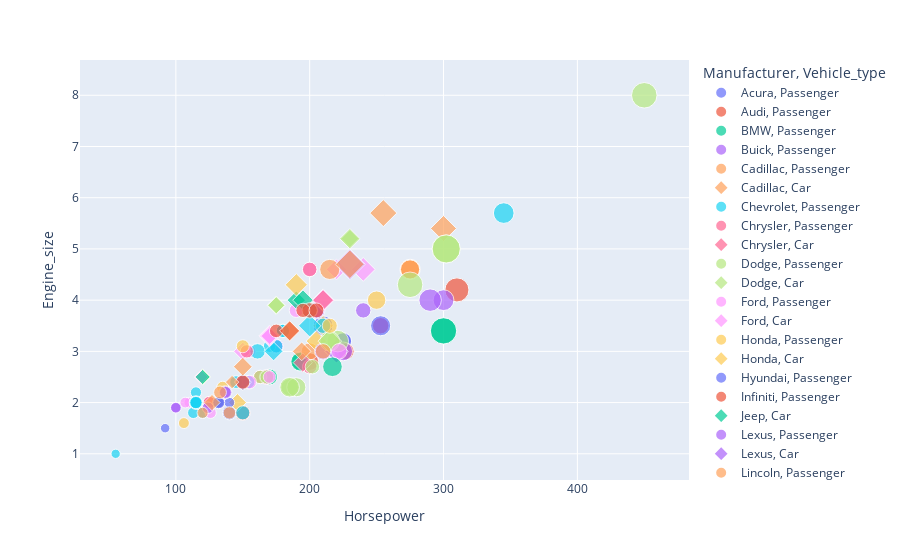

Notebook source saved alongside this figure:
### Code cell
px.scatter(df,x='Horsepower',y='Engine_size',color='Manufacturer',symbol='Vehicle_type',size='Price_in_thousands')

### Figure 1 — Plotly figure (JSON) as saved in the notebook; plotly's stock layout.template omitted (floating-point values rounded to 4 significant figures)
{"data": [{"hovertemplate": "Manufacturer=Acura<br>Vehicle_type=Passenger<br>Horsepower=%{x}<br>Engine_size=%{y}<br>Price_in_thousands=%{marker.size}<extra></extra>", "legendgroup": "Acura, Passenger", "marker": {"color": "#636efa", "size": [21.5, 28.4, 30.63, 42], "sizemode": "area", "sizeref": 0.2137, "symbol": "circle"}, "mode": "markers", "name": "Acura, Passenger", "orientation": "v", "showlegend": true, "type": "scatter", "x": [140, 225, 225, 210], "xaxis": "x", "y": [1.8, 3.2, 3.2, 3.5], "yaxis": "y"}, {"hovertemplate": "Manufacturer=Audi<br>Vehicle_type=Passenger<br>Horsepower=%{x}<br>Engine_size=%{y}<br>Price_in_thousands=%{marker.size}<extra></extra>", "legendgroup": "Audi, Passenger", "marker": {"color": "#EF553B", "size": [23.99, 33.95, 62], "sizemode": "area", "sizeref": 0.2137, "symbol": "circle"}, "mode": "markers", "name": "Audi, Passenger", "orientation": "v", "showlegend": true, "type": "scatter", "x": [150, 200, 310], "xaxis": "x", "y": [1.8, 2.8, 4.2], "yaxis": "y"}, {"hovertemplate": "Manufacturer=BMW<br>Vehicle_type=Passenger<br>Horsepower=%{x}<br>Engine_size=%{y}<br>Price_in_thousands=%{marker.size}<extra></extra>", "legendgroup": "BMW, Passenger", "marker": {"color": "#00cc96", "size": [26.99, 33.4, 38.9], "sizemode": "area", "sizeref": 0.2137, "symbol": "circle"}, "mode": "markers", "name": "BMW, Passenger", "orientation": "v", "showlegend": true, "type": "scatter", "x": [170, 193, 193], "xaxis": "x", "y": [2.5, 2.8, 2.8], "yaxis": "y"}, {"hovertemplate": "Manufacturer=Buick<br>Vehicle_type=Passenger<br>Horsepower=%{x}<br>Engine_size=%{y}<br>Price_in_thousands=%{marker.size}<extra></extra>", "legendgroup": "Buick, Passenger", "marker": {"color": "#ab63fa", "size": [21.98, 25.3, 31.96, 27.88], "sizemode": "area", "sizeref": 0.2137, "symbol": "circle"}, "mode": "markers", "name": "Buick, Passenger", "orientation": "v", "showlegend": true, "type": "scatter", "x": [175, 240, 205, 205], "xaxis": "x", "y": [3.1, 3.8, 3.8, 3.8], "yaxis": "y"}, {"hovertemplate": "Manufacturer=Cadillac<br>Vehicle_type=Passenger<br>Horsepower=%{x}<br>Engine_size=%{y}<br>Price_in_thousands=%{marker.size}<extra></extra>", "legendgroup": "Cadillac, Passenger", "marker": {"color": "#FFA15A", "size": [39.9, 44.48, 39.66, 31.01], "sizemode": "area", "sizeref": 0.2137, "symbol": "circle"}, "mode": "markers", "name": "Cadillac, Passenger", "orientation": "v", "showlegend": true, "type": "scatter", "x": [275, 275, 275, 200], "xaxis": "x", "y": [4.6, 4.6, 4.6, 3], "yaxis": "y"}, {"hovertemplate": "Manufacturer=Cadillac<br>Vehicle_type=Car<br>Horsepower=%{x}<br>Engine_size=%{y}<br>Price_in_thousands=%{marker.size}<extra></extra>", "legendgroup": "Cadillac, Car", "marker": {"color": "#FFA15A", "size": [46.22], "sizemode": "area", "sizeref": 0.2137, "symbol": "diamond"}, "mode": "markers", "name": "Cadillac, Car", "orientation": "v", "showlegend": true, "type": "scatter", "x": [255], "xaxis": "x", "y": [5.7], "yaxis": "y"}, {"hovertemplate": "Manufacturer=Chevrolet<br>Vehicle_type=Passenger<br>Horsepower=%{x}<br>Engine_size=%{y}<br>Price_in_thousands=%{marker.size}<extra></extra>", "legendgroup": "Chevrolet, Passenger", "marker": {"color": "#19d3f3", "size": [13.26, 16.54, 18.89, 19.39, 24.34, 45.7, 13.96, 9.24, 18.89], "sizemode": "area", "sizeref": 0.2137, "symbol": "circle"}, "mode": "markers", "name": "Chevrolet, Passenger", "orientation": "v", "showlegend": true, "type": "scatter", "x": [115, 170, 175, 180, 200, 345, 120, 55, 180], "xaxis": "x", "y": [2.2, 3.1, 3.1, 3.4, 3.8, 5.7, 1.8, 1, 3.4], "yaxis": "y"}, {"hovertemplate": "Manufacturer=Chrysler<br>Vehicle_type=Passenger<br>Horsepower=%{x}<br>Engine_size=%{y}<br>Price_in_thousands=%{marker.size}<extra></extra>", "legendgroup": "Chrysler, Passenger", "marker": {"color": "#FF6692", "size": [19.84, 24.5, 22.24, 16.48, 28.34, 29.18], "sizemode": "area", "sizeref": 0.2137, "symbol": "circle"}, "mode": "markers", "name": "Chrysler, Passenger", "orientation": "v", "showlegend": true, "type": "scatter", "x": [163, 168, 200, 132, 253, 253], "xaxis": "x", "y": [2.5, 2.5, 2.7, 2, 3.5, 3.5], "yaxis": "y"}, {"hovertemplate": "Manufacturer=Chrysler<br>Vehicle_type=Car<br>Horsepower=%{x}<br>Engine_size=%{y}<br>Price_in_thousands=%{marker.size}<extra></extra>", "legendgroup": "Chrysler, Car", "marker": {"color": "#FF6692", "size": [23.43], "sizemode": "area", "sizeref": 0.2137, "symbol": "diamond"}, "mode": "markers", "name": "Chrysler, Car", "orientation": "v", "showlegend": true, "type": "scatter", "x": [194.8], "xaxis": "x", "y": [2.78], "yaxis": "y"}, {"hovertemplate": "Manufacturer=Dodge<br>Vehicle_type=Passenger<br>Horsepower=%{x}<br>Engine_size=%{y}<br>Price_in_thousands=%{marker.size}<extra></extra>", "legendgroup": "Dodge, Passenger", "marker": {"color": "#B6E880", "size": [12.64, 19.05, 20.23, 22.5, 69.72], "sizemode": "area", "sizeref": 0.2137, "symbol": "circle"}, "mode": "markers", "name": "Dodge, Passenger", "orientation": "v", "showlegend": true, "type": "scatter", "x": [132, 163, 168, 202, 450], "xaxis": "x", "y": [2, 2.5, 2.5, 2.7, 8], "yaxis": "y"}, {"hovertemplate": "Manufacturer=Dodge<br>Vehicle_type=Car<br>Horsepower=%{x}<br>Engine_size=%{y}<br>Price_in_thousands=%{marker.size}<extra></extra>", "legendgroup": "Dodge, Car", "marker": {"color": "#B6E880", "size": [19.46, 21.32, 18.58, 16.98, 26.31, 19.57], "sizemode": "area", "sizeref": 0.2137, "symbol": "diamond"}, "mode": "markers", "name": "Dodge, Car", "orientation": "v", "showlegend": true, "type": "scatter", "x": [230, 175, 175, 120, 230, 150], "xaxis": "x", "y": [5.2, 3.9, 3.9, 2.5, 5.2, 2.4], "yaxis": "y"}, {"hovertemplate": "Manufacturer=Ford<br>Vehicle_type=Passenger<br>Horsepower=%{x}<br>Engine_size=%{y}<br>Price_in_thousands=%{marker.size}<extra></extra>", "legendgroup": "Ford, Passenger", "marker": {"color": "#FF97FF", "size": [12.07, 21.56, 17.04, 17.89, 12.32, 22.2], "sizemode": "area", "sizeref": 0.2137, "symbol": "circle"}, "mode": "markers", "name": "Ford, Passenger", "orientation": "v", "showlegend": true, "type": "scatter", "x": [110, 190, 170, 155, 107, 200], "xaxis": "x", "y": [2, 3.8, 2.5, 3, 2, 4.6], "yaxis": "y"}, {"hovertemplate": "Manufacturer=Ford<br>Vehicle_type=Car<br>Horsepower=%{x}<br>Engine_size=%{y}<br>Price_in_thousands=%{marker.size}<extra></extra>", "legendgroup": "Ford, Car", "marker": {"color": "#FF97FF", "size": [31.93, 21.41, 36.14, 12.05, 26.94], "sizemode": "area", "sizeref": 0.2137, "symbol": "diamond"}, "mode": "markers", "name": "Ford, Car", "orientation": "v", "showlegend": true, "type": "scatter", "x": [210, 150, 240, 119, 220], "xaxis": "x", "y": [4, 3, 4.6, 2.5, 4.6], "yaxis": "y"}, {"hovertemplate": "Manufacturer=Honda<br>Vehicle_type=Passenger<br>Horsepower=%{x}<br>Engine_size=%{y}<br>Price_in_thousands=%{marker.size}<extra></extra>", "legendgroup": "Honda, Passenger", "marker": {"color": "#FECB52", "size": [12.88, 15.35], "sizemode": "area", "sizeref": 0.2137, "symbol": "circle"}, "mode": "markers", "name": "Honda, Passenger", "orientation": "v", "showlegend": true, "type": "scatter", "x": [106, 135], "xaxis": "x", "y": [1.6, 2.3], "yaxis": "y"}, {"hovertemplate": "Manufacturer=Honda<br>Vehicle_type=Car<br>Horsepower=%{x}<br>Engine_size=%{y}<br>Price_in_thousands=%{marker.size}<extra></extra>", "legendgroup": "Honda, Car", "marker": {"color": "#FECB52", "size": [20.55, 26.6, 26], "sizemode": "area", "sizeref": 0.2137, "symbol": "diamond"}, "mode": "markers", "name": "Honda, Car", "orientation": "v", "showlegend": true, "type": "scatter", "x": [146, 205, 210], "xaxis": "x", "y": [2, 3.2, 3.5], "yaxis": "y"}, {"hovertemplate": "Manufacturer=Hyundai<br>Vehicle_type=Passenger<br>Horsepower=%{x}<br>Engine_size=%{y}<br>Price_in_thousands=%{marker.size}<extra></extra>", "legendgroup": "Hyundai, Passenger", "marker": {"color": "#636efa", "size": [9.7, 11.8, 15], "sizemode": "area", "sizeref": 0.2137, "symbol": "circle"}, "mode": "markers", "name": "Hyundai, Passenger", "orientation": "v", "showlegend": true, "type": "scatter", "x": [92, 140, 148], "xaxis": "x", "y": [1.5, 2, 2.4], "yaxis": "y"}, {"hovertemplate": "Manufacturer=Infiniti<br>Vehicle_type=Passenger<br>Horsepower=%{x}<br>Engine_size=%{y}<br>Price_in_thousands=%{marker.size}<extra></extra>", "legendgroup": "Infiniti, Passenger", "marker": {"color": "#EF553B", "size": [29.46], "sizemode": "area", "sizeref": 0.2137, "symbol": "circle"}, "mode": "markers", "name": "Infiniti, Passenger", "orientation": "v", "showlegend": true, "type": "scatter", "x": [227], "xaxis": "x", "y": [3], "yaxis": "y"}, {"hovertemplate": "Manufacturer=Jeep<br>Vehicle_type=Car<br>Horsepower=%{x}<br>Engine_size=%{y}<br>Price_in_thousands=%{marker.size}<extra></extra>", "legendgroup": "Jeep, Car", "marker": {"color": "#00cc96", "size": [14.46, 21.62, 26.9], "sizemode": "area", "sizeref": 0.2137, "symbol": "diamond"}, "mode": "markers", "name": "Jeep, Car", "orientation": "v", "showlegend": true, "type": "scatter", "x": [120, 190, 195], "xaxis": "x", "y": [2.5, 4, 4], "yaxis": "y"}, {"hovertemplate": "Manufacturer=Lexus<br>Vehicle_type=Passenger<br>Horsepower=%{x}<br>Engine_size=%{y}<br>Price_in_thousands=%{marker.size}<extra></extra>", "legendgroup": "Lexus, Passenger", "marker": {"color": "#ab63fa", "size": [31.5, 37.8, 46.3, 54], "sizemode": "area", "sizeref": 0.2137, "symbol": "circle"}, "mode": "markers", "name": "Lexus, Passenger", "orientation": "v", "showlegend": true, "type": "scatter", "x": [210, 225, 300, 290], "xaxis": "x", "y": [3, 3, 4, 4], "yaxis": "y"}, {"hovertemplate": "Manufacturer=Lexus<br>Vehicle_type=Car<br>Horsepower=%{x}<br>Engine_size=%{y}<br>Price_in_thousands=%{marker.size}<extra></extra>", "legendgroup": "Lexus, Car", "marker": {"color": "#ab63fa", "size": [60.1, 34.6], "sizemode": "area", "sizeref": 0.2137, "symbol": "diamond"}, "mode": "markers", "name": "Lexus, Car", "orientation": "v", "showlegend": true, "type": "scatter", "x": [230, 220], "xaxis": "x", "y": [4.7, 3], "yaxis": "y"}, {"hovertemplate": "Manufacturer=Lincoln<br>Vehicle_type=Passenger<br>Horsepower=%{x}<br>Engine_size=%{y}<br>Price_in_thousands=%{marker.size}<extra></extra>", "legendgroup": "Lincoln, Passenger", "marker": {"color": "#FFA15A", "size": [39.08, 43.33], "sizemode": "area", "sizeref": 0.2137, "symbol": "circle"}, "mode": "markers", "name": "Lincoln, Passenger", "orientation": "v", "showlegend": true, "type": "scatter", "x": [275, 215], "xaxis": "x", "y": [4.6, 4.6], "yaxis": "y"}, {"hovertemplate": "Manufacturer=Lincoln<br>Vehicle_type=Car<br>Horsepower=%{x}<br>Engine_size=%{y}<br>Price_in_thousands=%{marker.size}<extra></extra>", "legendgroup": "Lincoln, Car", "marker": {"color": "#FFA15A", "size": [42.66], "sizemode": "area", "sizeref": 0.2137, "symbol": "diamond"}, "mode": "markers", "name": "Lincoln, Car", "orientation": "v", "showlegend": true, "type": "scatter", "x": [300], "xaxis": "x", "y": [5.4], "yaxis": "y"}, {"hovertemplate": "Manufacturer=Mitsubishi<br>Vehicle_type=Passenger<br>Horsepower=%{x}<br>Engine_size=%{y}<br>Price_in_thousands=%{marker.size}<extra></extra>", "legendgroup": "Mitsubishi, Passenger", "marker": {"color": "#19d3f3", "size": [13.99, 19.05, 17.36, 25, 25.45], "sizemode": "area", "sizeref": 0.2137, "symbol": "circle"}, "mode": "markers", "name": "Mitsubishi, Passenger", "orientation": "v", "showlegend": true, "type": "scatter", "x": [113, 154, 145, 210, 161], "xaxis": "x", "y": [1.8, 2.4, 2.4, 3.5, 3], "yaxis": "y"}, {"hovertemplate": "Manufacturer=Mitsubishi<br>Vehicle_type=Car<br>Horsepower=%{x}<br>Engine_size=%{y}<br>Price_in_thousands=%{marker.size}<extra></extra>", "legendgroup": "Mitsubishi, Car", "marker": {"color": "#19d3f3", "size": [31.81, 22.53], "sizemode": "area", "sizeref": 0.2137, "symbol": "diamond"}, "mode": "markers", "name": "Mitsubishi, Car", "orientation": "v", "showlegend": true, "type": "scatter", "x": [200, 173], "xaxis": "x", "y": [3.5, 3], "yaxis": "y"}, {"hovertemplate": "Manufacturer=Mercury<br>Vehicle_type=Passenger<br>Horsepower=%{x}<br>Engine_size=%{y}<br>Price_in_thousands=%{marker.size}<extra></extra>", "legendgroup": "Mercury, Passenger", "marker": {"color": "#FF6692", "size": [16.24, 16.54, 19.04, 22.6], "sizemode": "area", "sizeref": 0.2137, "symbol": "circle"}, "mode": "markers", "name": "Mercury, Passenger", "orientation": "v", "showlegend": true, "type": "scatter", "x": [125, 125, 153, 200], "xaxis": "x", "y": [2, 2, 3, 4.6], "yaxis": "y"}, {"hovertemplate": "Manufacturer=Mercury<br>Vehicle_type=Car<br>Horsepower=%{x}<br>Engine_size=%{y}<br>Price_in_thousands=%{marker.size}<extra></extra>", "legendgroup": "Mercury, Car", "marker": {"color": "#FF6692", "size": [27.56, 22.51], "sizemode": "area", "sizeref": 0.2137, "symbol": "diamond"}, "mode": "markers", "name": "Mercury, Car", "orientation": "v", "showlegend": true, "type": "scatter", "x": [210, 170], "xaxis": "x", "y": [4, 3.3], "yaxis": "y"}, {"hovertemplate": "Manufacturer=Mercedes-B<br>Vehicle_type=Passenger<br>Horsepower=%{x}<br>Engine_size=%{y}<br>Price_in_thousands=%{marker.size}<extra></extra>", "legendgroup": "Mercedes-B, Passenger", "marker": {"color": "#B6E880", "size": [31.75, 49.9, 69.7, 82.6, 38.9, 41, 41.6, 85.5], "sizemode": "area", "sizeref": 0.2137, "symbol": "circle"}, "mode": "markers", "name": "Mercedes-B, Passenger", "orientation": "v", "showlegend": true, "type": "scatter", "x": [185, 221, 275, 302, 190, 185, 215, 302], "xaxis": "x", "y": [2.3, 3.2, 4.3, 5, 2.3, 2.3, 3.2, 5], "yaxis": "y"}, {"hovertemplate": "Manufacturer=Mercedes-B<br>Vehicle_type=Car<br>Horsepower=%{x}<br>Engine_size=%{y}<br>Price_in_thousands=%{marker.size}<extra></extra>", "legendgroup": "Mercedes-B, Car", "marker": {"color": "#B6E880", "size": [35.3], "sizemode": "area", "sizeref": 0.2137, "symbol": "diamond"}, "mode": "markers", "name": "Mercedes-B, Car", "orientation": "v", "showlegend": true, "type": "scatter", "x": [215], "xaxis": "x", "y": [3.2], "yaxis": "y"}, {"hovertemplate": "Manufacturer=Nissan<br>Vehicle_type=Passenger<br>Horsepower=%{x}<br>Engine_size=%{y}<br>Price_in_thousands=%{marker.size}<extra></extra>", "legendgroup": "Nissan, Passenger", "marker": {"color": "#FF97FF", "size": [13.5, 20.39, 26.25], "sizemode": "area", "sizeref": 0.2137, "symbol": "circle"}, "mode": "markers", "name": "Nissan, Passenger", "orientation": "v", "showlegend": true, "type": "scatter", "x": [126, 155, 222], "xaxis": "x", "y": [1.8, 2.4, 3], "yaxis": "y"}, {"hovertemplate": "Manufacturer=Nissan<br>Vehicle_type=Car<br>Horsepower=%{x}<br>Engine_size=%{y}<br>Price_in_thousands=%{marker.size}<extra></extra>", "legendgroup": "Nissan, Car", "marker": {"color": "#FF97FF", "size": [26.4, 29.3, 22.8, 17.89], "sizemode": "area", "sizeref": 0.2137, "symbol": "diamond"}, "mode": "markers", "name": "Nissan, Car", "orientation": "v", "showlegend": true, "type": "scatter", "x": [170, 170, 170, 170], "xaxis": "x", "y": [3.3, 3.3, 3.3, 3.3], "yaxis": "y"}, {"hovertemplate": "Manufacturer=Oldsmobile<br>Vehicle_type=Passenger<br>Horsepower=%{x}<br>Engine_size=%{y}<br>Price_in_thousands=%{marker.size}<extra></extra>", "legendgroup": "Oldsmobile, Passenger", "marker": {"color": "#FECB52", "size": [18.14, 24.15, 18.27, 36.23], "sizemode": "area", "sizeref": 0.2137, "symbol": "circle"}, "mode": "markers", "name": "Oldsmobile, Passenger", "orientation": "v", "showlegend": true, "type": "scatter", "x": [150, 215, 150, 250], "xaxis": "x", "y": [3.1, 3.5, 2.4, 4], "yaxis": "y"}, {"hovertemplate": "Manufacturer=Oldsmobile<br>Vehicle_type=Car<br>Horsepower=%{x}<br>Engine_size=%{y}<br>Price_in_thousands=%{marker.size}<extra></extra>", "legendgroup": "Oldsmobile, Car", "marker": {"color": "#FECB52", "size": [31.6, 25.34], "sizemode": "area", "sizeref": 0.2137, "symbol": "diamond"}, "mode": "markers", "name": "Oldsmobile, Car", "orientation": "v", "showlegend": true, "type": "scatter", "x": [190, 185], "xaxis": "x", "y": [4.3, 3.4], "yaxis": "y"}, {"hovertemplate": "Manufacturer=Plymouth<br>Vehicle_type=Passenger<br>Horsepower=%{x}<br>Engine_size=%{y}<br>Price_in_thousands=%{marker.size}<extra></extra>", "legendgroup": "Plymouth, Passenger", "marker": {"color": "#636efa", "size": [12.64, 16.08, 43], "sizemode": "area", "sizeref": 0.2137, "symbol": "circle"}, "mode": "markers", "name": "Plymouth, Passenger", "orientation": "v", "showlegend": true, "type": "scatter", "x": [132, 132, 253], "xaxis": "x", "y": [2, 2, 3.5], "yaxis": "y"}, {"hovertemplate": "Manufacturer=Plymouth<br>Vehicle_type=Car<br>Horsepower=%{x}<br>Engine_size=%{y}<br>Price_in_thousands=%{marker.size}<extra></extra>", "legendgroup": "Plymouth, Car", "marker": {"color": "#636efa", "size": [18.85], "sizemode": "area", "sizeref": 0.2137, "symbol": "diamond"}, "mode": "markers", "name": "Plymouth, Car", "orientation": "v", "showlegend": true, "type": "scatter", "x": [150], "xaxis": "x", "y": [2.4], "yaxis": "y"}, {"hovertemplate": "Manufacturer=Pontiac<br>Vehicle_type=Passenger<br>Horsepower=%{x}<br>Engine_size=%{y}<br>Price_in_thousands=%{marker.size}<extra></extra>", "legendgroup": "Pontiac, Passenger", "marker": {"color": "#EF553B", "size": [21.61, 19.72, 25.31, 21.66, 23.76], "sizemode": "area", "sizeref": 0.2137, "symbol": "circle"}, "mode": "markers", "name": "Pontiac, Passenger", "orientation": "v", "showlegend": true, "type": "scatter", "x": [150, 175, 200, 195, 205], "xaxis": "x", "y": [2.4, 3.4, 3.8, 3.8, 3.8], "yaxis": "y"}, {"hovertemplate": "Manufacturer=Pontiac<br>Vehicle_type=Car<br>Horsepower=%{x}<br>Engine_size=%{y}<br>Price_in_thousands=%{marker.size}<extra></extra>", "legendgroup": "Pontiac, Car", "marker": {"color": "#EF553B", "size": [25.64], "sizemode": "area", "sizeref": 0.2137, "symbol": "diamond"}, "mode": "markers", "name": "Pontiac, Car", "orientation": "v", "showlegend": true, "type": "scatter", "x": [185], "xaxis": "x", "y": [3.4], "yaxis": "y"}, {"hovertemplate": "Manufacturer=Porsche<br>Vehicle_type=Passenger<br>Horsepower=%{x}<br>Engine_size=%{y}<br>Price_in_thousands=%{marker.size}<extra></extra>", "legendgroup": "Porsche, Passenger", "marker": {"color": "#00cc96", "size": [41.43, 71.02, 74.97], "sizemode": "area", "sizeref": 0.2137, "symbol": "circle"}, "mode": "markers", "name": "Porsche, Passenger", "orientation": "v", "showlegend": true, "type": "scatter", "x": [217, 300, 300], "xaxis": "x", "y": [2.7, 3.4, 3.4], "yaxis": "y"}, {"hovertemplate": "Manufacturer=Saturn<br>Vehicle_type=Passenger<br>Horsepower=%{x}<br>Engine_size=%{y}<br>Price_in_thousands=%{marker.size}<extra></extra>", "legendgroup": "Saturn, Passenger", "marker": {"color": "#ab63fa", "size": [10.68, 12.54, 14.29, 18.84, 15.01], "sizemode": "area", "sizeref": 0.2137, "symbol": "circle"}, "mode": "markers", "name": "Saturn, Passenger", "orientation": "v", "showlegend": true, "type": "scatter", "x": [100, 100, 124, 137, 137], "xaxis": "x", "y": [1.9, 1.9, 1.9, 2.2, 2.2], "yaxis": "y"}, {"hovertemplate": "Manufacturer=Toyota<br>Vehicle_type=Passenger<br>Horsepower=%{x}<br>Engine_size=%{y}<br>Price_in_thousands=%{marker.size}<extra></extra>", "legendgroup": "Toyota, Passenger", "marker": {"color": "#FFA15A", "size": [13.11, 17.52, 25.54, 16.88], "sizemode": "area", "sizeref": 0.2137, "symbol": "circle"}, "mode": "markers", "name": "Toyota, Passenger", "orientation": "v", "showlegend": true, "type": "scatter", "x": [120, 133, 210, 140], "xaxis": "x", "y": [1.8, 2.2, 3, 1.8], "yaxis": "y"}, {"hovertemplate": "Manufacturer=Toyota<br>Vehicle_type=Car<br>Horsepower=%{x}<br>Engine_size=%{y}<br>Price_in_thousands=%{marker.size}<extra></extra>", "legendgroup": "Toyota, Car", "marker": {"color": "#FFA15A", "size": [11.53, 22.37, 16.89, 22.29, 51.73], "sizemode": "area", "sizeref": 0.2137, "symbol": "diamond"}, "mode": "markers", "name": "Toyota, Car", "orientation": "v", "showlegend": true, "type": "scatter", "x": [142, 194, 127, 150, 230], "xaxis": "x", "y": [2.4, 3, 2, 2.7, 4.7], "yaxis": "y"}, {"hovertemplate": "Manufacturer=Volkswagen<br>Vehicle_type=Passenger<br>Horsepower=%{x}<br>Engine_size=%{y}<br>Price_in_thousands=%{marker.size}<extra></extra>", "legendgroup": "Volkswagen, Passenger", "marker": {"color": "#19d3f3", "size": [14.9, 16.7, 21.2, 19.99, 17.5, 15.9], "sizemode": "area", "sizeref": 0.2137, "symbol": "circle"}, "mode": "markers", "name": "Volkswagen, Passenger", "orientation": "v", "showlegend": true, "type": "scatter", "x": [115, 115, 150, 115, 115, 115], "xaxis": "x", "y": [2, 2, 1.8, 2, 2, 2], "yaxis": "y"}], "layout": {"legend": {"itemsizing": "constant", "title": {"text": "Manufacturer, Vehicle_type"}, "tracegroupgap": 0}, "margin": {"t": 60}, "xaxis": {"anchor": "y", "domain": [0, 1], "title": {"text": "Horsepower"}}, "yaxis": {"anchor": "x", "domain": [0, 1], "title": {"text": "Engine_size"}}}}
